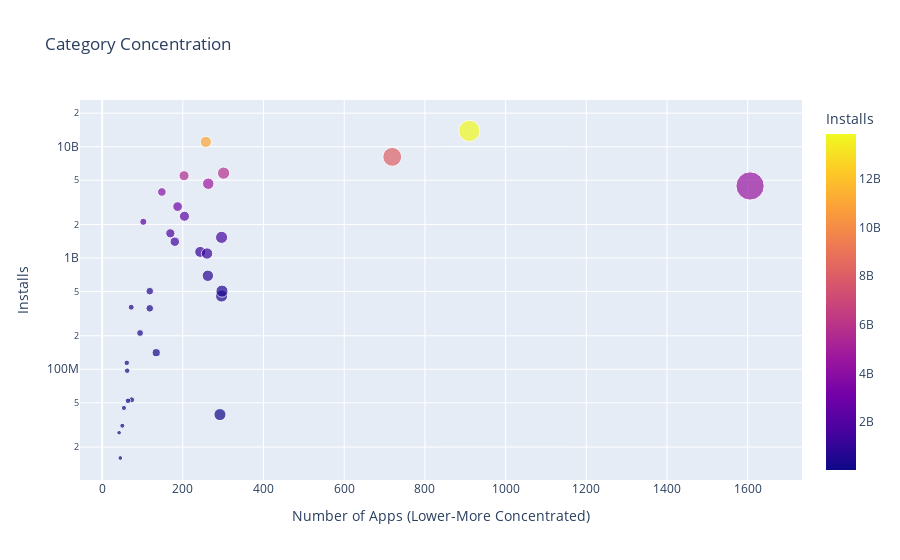

Notebook cell for this chart:
### Code cell
scatter = px.scatter(cat_mrged_df, x="App", y="Installs", title="Category Concentration", size="App", hover_name=cat_mrged_df.index, color="Installs")
scatter.update_layout(xaxis_title="Number of Apps (Lower-More Concentrated)", yaxis_title="Installs", yaxis=dict(type="log"))
scatter.show()

### Figure 1 — Plotly figure (JSON) as saved in the notebook; plotly's stock layout.template omitted (floating-point values rounded to 4 significant figures)
{"data": [{"hovertemplate": "<b>%{hovertext}</b><br><br>App=%{marker.size}<br>Installs=%{marker.color}<extra></extra>", "hovertext": ["ART_AND_DESIGN", "AUTO_AND_VEHICLES", "BEAUTY", "BOOKS_AND_REFERENCE", "BUSINESS", "COMICS", "COMMUNICATION", "DATING", "EDUCATION", "ENTERTAINMENT", "EVENTS", "FAMILY", "FINANCE", "FOOD_AND_DRINK", "GAME", "HEALTH_AND_FITNESS", "HOUSE_AND_HOME", "LIBRARIES_AND_DEMO", "LIFESTYLE", "MAPS_AND_NAVIGATION", "MEDICAL", "NEWS_AND_MAGAZINES", "PARENTING", "PERSONALIZATION", "PHOTOGRAPHY", "PRODUCTIVITY", "SHOPPING", "SOCIAL", "SPORTS", "TOOLS", "TRAVEL_AND_LOCAL", "VIDEO_PLAYERS", "WEATHER"], "legendgroup": "", "marker": {"color": [114233100, 53129800, 26916200, 1665791655, 692018120, 44931100, 11039241530, 140912410, 352852000, 2113660000, 15949410, 4437554490, 455249400, 211677750, 13858762717, 1134006220, 97082000, 52083000, 503611120, 503267560, 39162676, 2369110650, 31116110, 1532341930, 4649143130, 5788070180, 1400331540, 5487841475, 1096431465, 8099724500, 2894859300, 3916897200, 361096500], "coloraxis": "coloraxis", "size": [61, 73, 42, 169, 262, 54, 257, 134, 118, 102, 45, 1606, 296, 94, 910, 243, 62, 64, 297, 118, 292, 204, 50, 296, 263, 301, 180, 203, 260, 719, 187, 148, 72], "sizemode": "area", "sizeref": 4.015, "symbol": "circle"}, "mode": "markers", "name": "", "orientation": "v", "showlegend": false, "type": "scatter", "x": [61, 73, 42, 169, 262, 54, 257, 134, 118, 102, 45, 1606, 296, 94, 910, 243, 62, 64, 297, 118, 292, 204, 50, 296, 263, 301, 180, 203, 260, 719, 187, 148, 72], "xaxis": "x", "y": [114233100, 53129800, 26916200, 1665791655, 692018120, 44931100, 11039241530, 140912410, 352852000, 2113660000, 15949410, 4437554490, 455249400, 211677750, 13858762717, 1134006220, 97082000, 52083000, 503611120, 503267560, 39162676, 2369110650, 31116110, 1532341930, 4649143130, 5788070180, 1400331540, 5487841475, 1096431465, 8099724500, 2894859300, 3916897200, 361096500], "yaxis": "y"}], "layout": {"coloraxis": {"colorbar": {"title": {"text": "Installs"}}, "colorscale": [[0, "#0d0887"], [0.1111, "#46039f"], [0.2222, "#7201a8"], [0.3333, "#9c179e"], [0.4444, "#bd3786"], [0.5556, "#d8576b"], [0.6667, "#ed7953"], [0.7778, "#fb9f3a"], [0.8889, "#fdca26"], [1, "#f0f921"]]}, "legend": {"itemsizing": "constant", "tracegroupgap": 0}, "title": {"text": "Category Concentration"}, "xaxis": {"anchor": "y", "domain": [0, 1], "title": {"text": "Number of Apps (Lower-More Concentrated)"}}, "yaxis": {"anchor": "x", "domain": [0, 1], "title": {"text": "Installs"}, "type": "log"}}}
